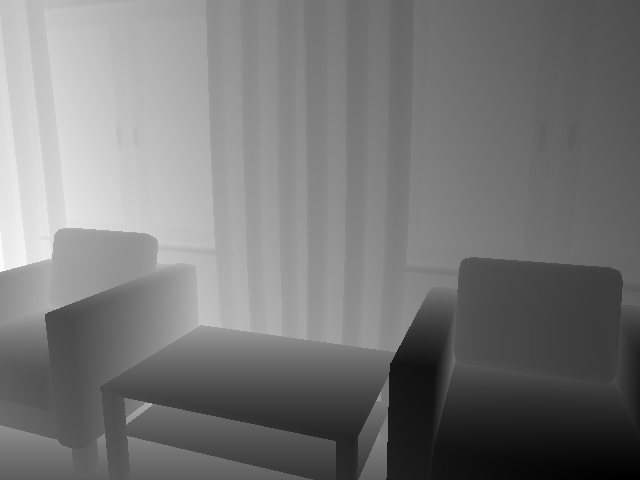
%> input picture data/000000_depth.png, 640 x 480 px
$ octave hha_demo.m   (GNU Octave 9; MATLAB toolbox functions it lacks are replaced by stand-ins)
%> lines starting %> are read from the running program, lines starting %| are printed output that depends on the picture; in (x1, y1, x2, y2) boxes, pixels count from 0 and x2, y2 are one past the last pixel; in counts of white or black regions, pixels touching at a corner belong together; the program's own positions count from 1
### modules/hha/saveHHA.m
function HHA = saveHHA(imName, outDir, D, RD)
% function HHA = saveHHA(imName, C, outDir, D, RD)
addpath('rgbdutils/');
%C camera Matrix
load('C.mat');
% AUTORIGHTS

  if(isempty(D)), D = getImage(imName, 'depth'); end
  if(isempty(RD)), RD = getImage(imName, 'rawdepth'); end

  D = double(D)./1000;

  missingMask = RD == 0;
  [pc, N, yDir, h, pcRot, NRot] = processDepthImage(D*100, missingMask, C);
  angl = acosd(min(1,max(-1,sum(bsxfun(@times, N, reshape(yDir, 1, 1, 3)), 3))));

  % Making the minimum depth to be 100, to prevent large values for disparity!!!
  pc(:,:,3) = max(pc(:,:,3), 100);
  I(:,:,1) = 31000./pc(:,:,3);
  I(:,:,2) = h;
  I(:,:,3) = (angl+128-90); %Keeping some slack
  I = uint8(I);

  % Save if can save
  if(~isempty(outDir) && ~isempty(imName)), imwrite(I, fullfile_ext(outDir, imName, 'png')); end

  HHA = I;
end

### modules/hha/rgbdutils/getPointCloudFromZ.m
function [x3 y3 z3] = getPointCloudFromZ(Z, C, s)
%function [x3 y3 z3] = getPointCloudFromZ(Z, C, s)
% Input:
%   Z, C the camera matrix, s is the factor by which Z has been upsampled!?
% Output:
%   the point cloud in x3, y3, z3;

% AUTORIGHTS
% ---------------------------------------------------------
% Copyright (c) 2014, Saurabh Gupta
%
% This file is part of the RGBD Utils code and is available
% under the terms of the Simplified BSD License provided in
% LICENSE. Please retain this notice and LICENSE if you use
% this file (or any portion of it) in your project.
% ---------------------------------------------------------

	if(~exist('s','var')), s = 1; end

	[H, W, gr] = size(Z);
  [xx, yy] = meshgrid(1:W,1:H);

 	%% Color camera parameters
	cc_rgb = C(1:2,3)*s;
	fc_rgb = diag(C(1:2,1:2))*s;

	x3 = (xx - cc_rgb(1)) .* Z/ fc_rgb(1);
	y3 = (yy - cc_rgb(2)) .* Z / fc_rgb(2);
	z3 = Z;
end

### modules/hha/processDepthImage.m
function [pc, N, yDir, h, pcRot, NRot] = processDepthImage(z, missingMask, C)
% function [pc, N, yDir, h, pcRot, NRot] = processDepthImage(z, missingMask, C)
% Input:
%   z is in centimetres
%   C is the camera matrix

% AUTORIGHTS

  yDirParam.angleThresh = [45 15];
  yDirParam.iter = [5 5];
  yDirParam.y0 = [0 1 0]';

  normalParam.patchSize = [3 10];

  [X, Y, Z] = getPointCloudFromZ(z, C, 1);
  pc = cat(3, X, Y, Z);

  % Compute the normals for this image
  [N1 b1] = computeNormalsSquareSupport(z./100, missingMask, normalParam.patchSize(1),...
    1, C, ones(size(z)));
  [N2 b2] = computeNormalsSquareSupport(z./100, missingMask, normalParam.patchSize(2),...
    1, C, ones(size(z)));
%   [N1 b1] = computeNormals2(pc(:,:,1), pc(:,:,2), pc(:,:,3), ones(size(pc(:,:,1))), normalParam.patchSize(1));
%   [N2 b2] = computeNormals2(pc(:,:,1), pc(:,:,2), pc(:,:,3), ones(size(pc(:,:,1))), normalParam.patchSize(2));

  N = N1;

  % Compute the direction of gravity
  yDir = getYDir(N2, yDirParam);
  y0 = [0 1 0]';
  R = getRMatrix(y0, yDir);
  NRot = rotatePC(N, R');
  pcRot = rotatePC(pc, R');
  h = -pcRot(:,:,2);
  yMin = prctile(h(:), 0); if(yMin > -90) yMin = -130; end
  h = h-yMin;
end

### modules/hha/rgbdutils/computeNormalsSquareSupport.m
function [N b] = computeNormalsSquareSupport(depthImage, missingMask, R, sc, cameraMatrix, superpixels)
% function [N b] = computeNormalsMatlab(depthImage, missingMask, R, sc, cameraMatrix, superpixels)
%   Clip out a 2R+1 x 2R+1 window at each point and estimate
%   the normal from points within this window. In case the window
%   straddles more than a single superpixel, only take points in the
%   same superpixel as the centre pixel. Takes about 0.5 second per image.
%   Does not use ImageStack so is more platform independent, but
%   gives different results.
% Input:
%   depthImage:   in metres
%   missingMask:  boolean mask of what data was missing
%   R:            radius of clipping
%   sc:           to upsample or not
%   superpixels:  superpixel map to define bounadaries that should
%                 not be straddled
%
% Output: The normal at pixel (x,y) is N(x, y, :)'pt + b(x,y) = 0
%   N:            Normal field
%   b:            bias

% AUTORIGHTS
% ---------------------------------------------------------
% Copyright (c) 2014, Saurabh Gupta
%
% This file is part of the RGBD Utils code and is available
% under the terms of the Simplified BSD License provided in
% LICENSE. Please retain this notice and LICENSE if you use
% this file (or any portion of it) in your project.
% ---------------------------------------------------------

  % Convert to centi metres
	depthImage = depthImage*100;
	[X, Y, Z] = getPointCloudFromZ(depthImage, cameraMatrix, sc);
  Xf = X; Yf = Y; Zf = Z; % Only used for assigning the sign to N
%   X(missingMask) = NaN;
%   Y(missingMask) = NaN;
%   Z(missingMask) = NaN;

  N = NaN([size(Z), 3]);

  one_Z = 1./Z;
	X_Z = X./Z;
	Y_Z = Y./Z;
	one = Z; one(~isnan(one)) = 1;
	X_ZZ = X./(Z.*Z);
	Y_ZZ = Y./(Z.*Z);

	AtARaw = cat(3, X_Z.^2, X_Z.*Y_Z, X_Z, Y_Z.^2, Y_Z, one);
	AtbRaw = cat(3, X_ZZ, Y_ZZ, one_Z);

	% With clipping
	AtA = filterItChopOff(cat(3, AtARaw, AtbRaw), R, superpixels);
	Atb = AtA(:, :, (size(AtARaw,3)+1):end);
	AtA = AtA(:, :, 1:size(AtARaw,3));

	[AtA_1 detAtA] = invertIt(AtA);

	N = mutiplyIt(AtA_1, Atb);
	b = N(:,:,1);
	b(:) = -detAtA;
	b = bsxfun(@rdivide, b, sqrt(sum(N.^2,3)));
	N = bsxfun(@rdivide, N, sqrt(sum(N.^2,3)));

	%Reorient the normals to point out from the scene.
	SN = sign(N(:,:,3));
	SN(SN == 0) = 1;
	N = N.*repmat(SN, [1 1 3]);
	b = b.*SN;
	sn = sign(sum(N.*cat(3, Xf, Yf, Zf),3));
	sn(isnan(sn)) = 1;
	sn(sn == 0) = 1;
  % sn(:) = 1;
	N = repmat(sn,[1 1 3]).*N;
	b = b.*sn;
end

function x = mutiplyIt(AtA_1, Atb)
	a = @(k) AtA_1(:,:,k);
	b = @(k) Atb(:,:,k);
	x1 = a(1).*b(1) + a(2).*b(2) + a(3).*b(3);
	x2 = a(2).*b(1) + a(4).*b(2) + a(5).*b(3);
	x3 = a(3).*b(1) + a(5).*b(2) + a(6).*b(3);
	x = cat(3, x1, x2, x3);
end

function [AtA_1 detAtA]= invertIt(AtA)
	a = @(k) AtA(:,:,k);

	A = a(4).*a(6) - a(5).*a(5);
	D = -(a(2).*a(6 )- a(3).*a(5));
	G = a(2).*a(5) - a(3).*a(4);
	E = a(1).*a(6) - a(3).*a(3);
	H = -(a(1).*a(5) - a(2).*a(3));
	K = a(1).*a(4) - a(2).*a(2);

	detAtA = a(1).*A + a(2).*D + a(3).*G;

	AtA_1 = cat(3, A, D, G, E, H, K);
	%AtA_1 = bsxfun(@rdivide, AtA_1, detAtA);
end

function fFilt = filterItChopOff(f, r, sp)
	f(isnan(f)) = 0;
	[H W d] = size(f);
	B = ones(2*r+1,2*r+1);

	minSP = ordfilt2(sp, 1, B, 'symmetric');
	maxSP = ordfilt2(sp, numel(B), B, 'symmetric');
	ind = find(minSP(:) ~= sp(:) | maxSP(:) ~= sp(:));
	spInd = sp; spInd(:) = 1:numel(sp);

	delta = zeros(size(f));
	delta = reshape(delta, [H*W, d]);
	f = reshape(f, [H*W, d]);

	% Calculate the delta...
	% fprintf('Need to recompute for %d/%d...\n', length(ind), numel(sp));
	[I, J] = ind2sub([H W],  ind);
	for i = 1:length(ind),
		x = I(i); y = J(i);
		clipInd = spInd(max(1, x-r):min(H, x+r), max(1, y-r):min(W, y+r));
		diffInd = clipInd(sp(clipInd) ~= sp(x,y));
		delta(ind(i), :) = sum(f(diffInd, :),1);
	end

	delta = reshape(delta, [H W d]);
	f = reshape(f, [H W d]);

  for i = 1:size(f,3),
    fFilt(:,:,i) = filter2(B, f(:,:,i));
  end
	fFilt = fFilt-delta;
end

% [7 lines left out: function filterIt, not called in this run]

### modules/hha/rgbdutils/getYDir.m
function y = getYDir(N, yDirParam)
% function y = getYDir(N, yDirParam)
% Input:
%   N:            normal field
%   yDirParam:    parameters
%                 struct('y0', [0 1 0]', 'angleThresh', [45 15], 'iter', [5 5]);
% Output:
%   y:            Gravity direction

% AUTORIGHTS
% ---------------------------------------------------------
% Copyright (c) 2014, Saurabh Gupta
%
% This file is part of the RGBD Utils code and is available
% under the terms of the Simplified BSD License provided in
% LICENSE. Please retain this notice and LICENSE if you use
% this file (or any portion of it) in your project.
% ---------------------------------------------------------

	y = yDirParam.y0;
	for i = 1:length(yDirParam.angleThresh),
		y = getYDirHelper(N, y, yDirParam.angleThresh(i), yDirParam.iter(i));
	end
end

function yDir = getYDirHelper(N, y0, thresh, iter)
% function yDir = getYDirHelper(N, y0, thresh, iter)
%Input:
%	N: HxWx3 matrix with normal at each pixel.
%	y0: the initial gravity direction
%	thresh: in degrees the threshold for mapping to parallel to gravity and perpendicular to gravity
% 	iter: number of iterations to perform
%Output:
%	yDir: the direction of gravity vector as inferred

	nn = permute(N,[3 1 2]);
	nn = reshape(nn,[3 numel(nn)/3]);
	nn = nn(:,~isnan(nn(1,:)));

	%Set it up as a optimization problem.

	yDir = y0;
	%Let us do hard assignments
	for i = 1:iter,
		sim0 = yDir'*nn;
		indF = abs(sim0) > cosd(thresh);
		indW = abs(sim0) < sind(thresh);

		NF = nn(:, indF);
		NW = nn(:, indW);
		A = NW*NW' - NF*NF';
		b = zeros(3,1);
		c = size(NF,2);

		[V D] = eig(A);
		[gr ind] = min(diag(D));
		newYDir = V(:,ind);
		yDir = newYDir.*sign(yDir'*newYDir);
	end
end

### modules/hha/rgbdutils/getRMatrix.m
function R = getRMatrix(yi, yf)
% function R = getRMatrix(yi, yf)
% Generates a rotation matrix that
%   if yf is a scalar, rotates about axis yi by yf degrees
%   if yf is an axis, rotates yi to yf in the direction given by yi x yf

% AUTORIGHTS
% ---------------------------------------------------------
% Copyright (c) 2014, Saurabh Gupta
%
% This file is part of the RGBD Utils code and is available
% under the terms of the Simplified BSD License provided in
% LICENSE. Please retain this notice and LICENSE if you use
% this file (or any portion of it) in your project.
% ---------------------------------------------------------
  if(isscalar(yf))
    ax = yi./norm(yi);
    phi = yf;
  else
	  yi = yi./norm(yi);
	  yf = yf./norm(yf);
	  ax = cross(yi,yf);
	  ax = ax./norm(ax);
	  %Find angle of rotation
	  % phi = acosd(abs(yi'*yf)); % we dont need to take absolute value here.
	  phi = acosd(yi'*yf);
  end

	if(abs(phi) > 0.1),
		% ax = cross(yi,yf);
		% ax = ax./norm(ax);
		phi = phi*(pi/180);
		S_hat = [ 0 -ax(3) ax(2); ax(3) 0 -ax(1);-ax(2) ax(1) 0];
		R = eye(3) + sin(phi)*S_hat + (1-cos(phi))*(S_hat^2);
	else
		R = eye(3,3);
	end
end

### modules/hha/rgbdutils/rotatePC.m
function tmp = rotatePC(pc,R)
% function tmp = rotatePC(pc,R)

% AUTORIGHTS
% ---------------------------------------------------------
% Copyright (c) 2014, Saurabh Gupta
%
% This file is part of the RGBD Utils code and is available
% under the terms of the Simplified BSD License provided in
% LICENSE. Please retain this notice and LICENSE if you use
% this file (or any portion of it) in your project.
% ---------------------------------------------------------

  if(isequal(R,eye(3)))
      tmp = pc;
  else
    pc = permute(pc,[3 1 2]);
    tmp = reshape(pc,[3 numel(pc)/3]);
    tmp = R*tmp;
    tmp = reshape(tmp, size(pc));
    tmp = permute(tmp,[2 3 1]);
    pc = tmp;
  end

end

### examples/hha_demo.m
clear all; clc; close all;

addpath(genpath('../Modules/hha/'))
%depth =  imread('../data/000000_depth.png');
depth =  imread('../data/0004d52d1aeeb8ae6de39d6bd993e992/000000_depth.png');
%> depth is the input picture: size 480x640 uint16; min 1466, max 3557, mean 2444.7
HHA = saveHHA([], [], depth,depth);
%> in saveHHA, `missingMask = RD == 0;`: missingMask: size 480x640 logical; every value is 0
%> in computeNormalsSquareSupport, `one(~isnan(one)) = 1`: one: size 480x640 double; every value is 1
%> in computeNormalsSquareSupport, `SN = sign(N(:,:,3));`:
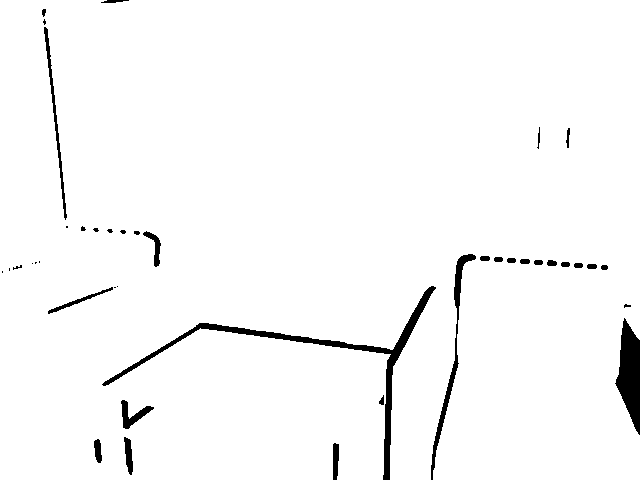
%> SN: size 480x640 double; values -1 (black) and 1 (white), 97.3% white; 41 black regions (15 under 20 px), largest, box (x1, y1, x2, y2) and area: (102, 286, 436, 480) 2964, (615, 318, 640, 435) 1764, (431, 254, 476, 480) 1016
%> call 2 of computeNormalsSquareSupport, with R = 10, sc = 1, cameraMatrix = [365.8 0 254.3; 0 365.8 207; 0 0 1]
%> in invertIt (call 2), `H = -(a(1).*a(5) - a(2).*a(3));`:
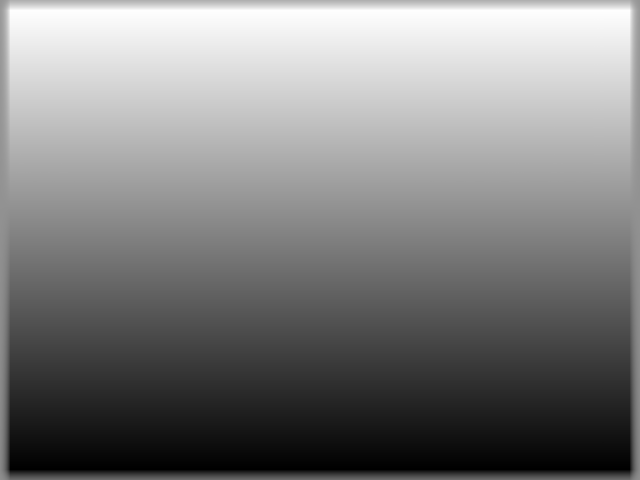
%> H: size 480x640 double; min -38.32, max 28.55, mean -4.7; drawn with min black and max white
%> in invertIt (call 2), `K = a(1).*a(4) - a(2).*a(2);`:
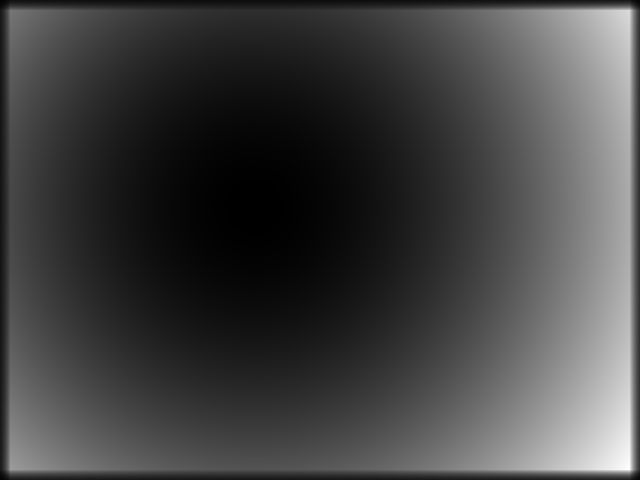
%> K: size 480x640 double; min 0.0146, max 83.77, mean 21.9; drawn with min black and max white
%> in mutiplyIt (call 2), `x3 = a(3).*b(1) + a(5).*b(2) + a(6).*b(3);`:
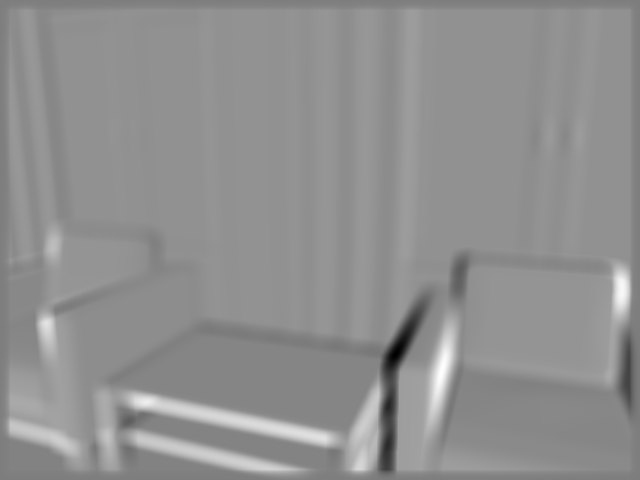
%> x3: size 480x640 double; min -0.144, max 0.148, mean 0.0214; drawn with min black and max white
%> in mutiplyIt (call 2), `x = cat(3, x1, x2, x3);`:
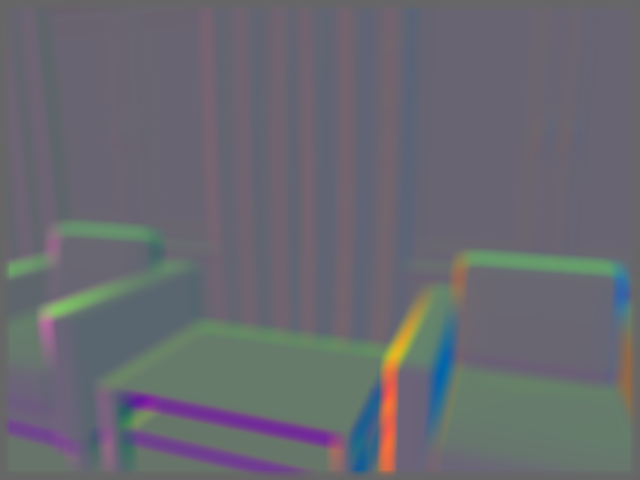
%> x: size 480x640x3 double; mean R, G, B 0.0051, 0.0062, 0.0214; drawn with min black and max white
%> in computeNormalsSquareSupport (call 2), `b = bsxfun(@rdivide, b, sqrt(sum(N.^2,3)));`:
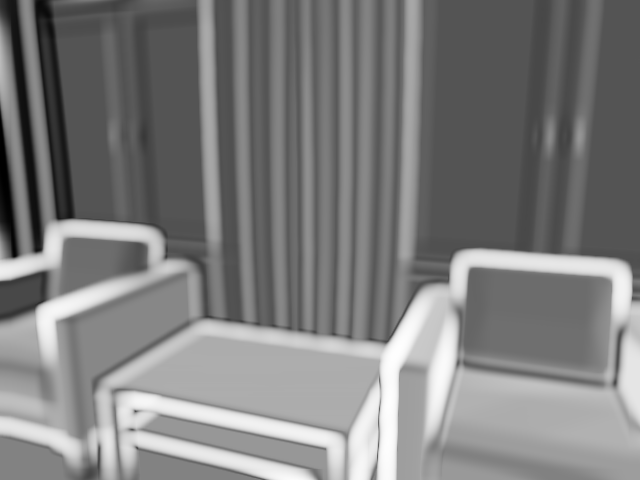
%> b: size 480x640 double; min -402.7, max -18.17, mean -212.4; drawn with min black and max white
%> in computeNormalsSquareSupport (call 2), `N = bsxfun(@rdivide, N, sqrt(sum(N.^2,3)));`:
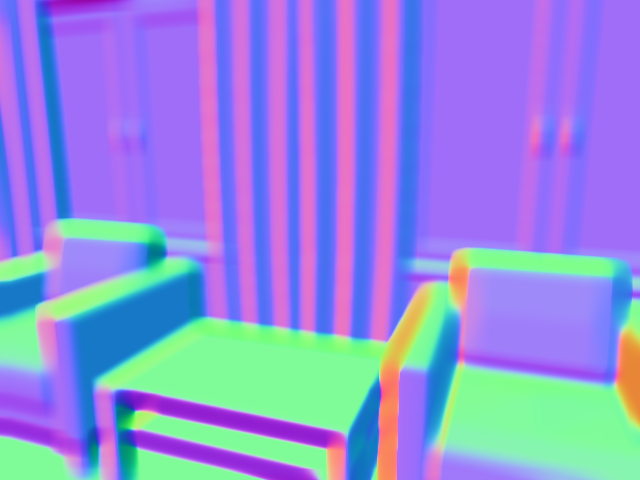
%> N: size 480x640x3 double; mean R, G, B 0.137, 0.106, 0.723; drawn with min black and max white
%> the loop in getYDir, `for i = 1:length(yDirParam.angleThresh),` made 2 passes
%> y on pass 1: [0.012; 0.988; 0.152]
%> y on pass 2: [0.00845; 0.99; 0.14]
%> in processDepthImage, `yDir = getYDir(N2, yDirParam);`: yDir = [0.00845; 0.99; 0.14]
%> in getRMatrix, `ax = cross(yi,yf);`: ax = [0.14; 0; -0.00845]
%> in getRMatrix, `ax = ax./norm(ax);`: ax = [0.998; 0; -0.0604]
%> in getRMatrix, `phi = acosd(yi'*yf);`: phi = 8.04
%> in getRMatrix, `phi = phi*(pi/180);`: phi = 0.14
%> in getRMatrix, `S_hat = [ 0 -ax(3) ax(2); ax(3) 0 -ax(1);-ax(2) ax(1) 0];`: S_hat = [0 0.0604 0; -0.0604 0 -0.998; 0 0.998 0]
%> in getRMatrix, `R = eye(3) + sin(phi)*S_hat + (1-cos(phi))*(S_hat^2);`: R = [1 0.00845 -0.000593; -0.00845 0.99 -0.14; -0.000593 0.14 0.99]
%> in processDepthImage, `yMin = prctile(h(:), 0)`: yMin = -196.8
%> in saveHHA, `[pc, N, yDir, h, pcRot, NRot] = processDepthImage(D*100, missingMask, ..`: yDir = [0.00845; 0.99; 0.14]

imshow(HHA)
